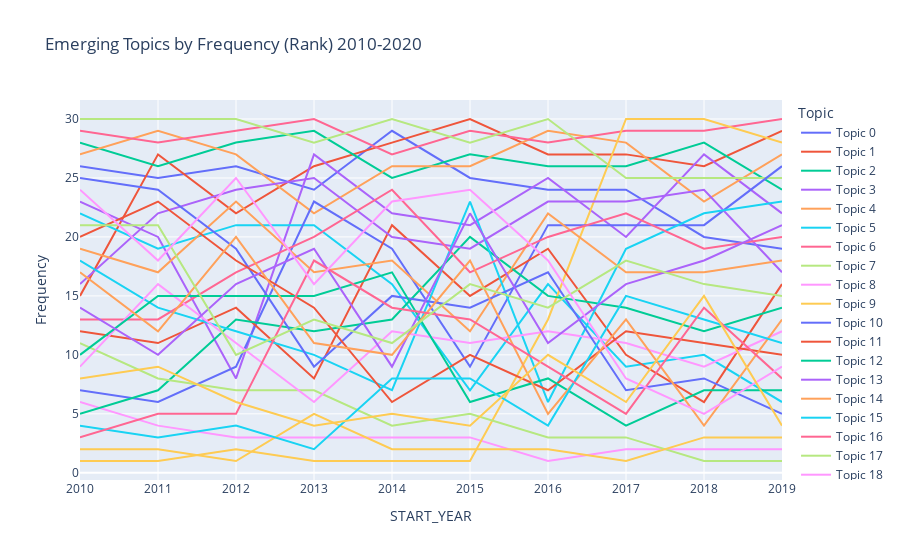

The cell this chart's notebook holds for it:
### Code cell
import plotly.express as px

rankfig = px.line(df2010 , x="START_YEAR", y="Frequency",color = "Topic", title='Emerging Topics by Frequency (Rank) 2010-2020')
rankfig.show()
#5 is a more prevalent topic while 1 is the lowest <- need to figure out since it's counter-intuitve rn

### Figure 1 — Plotly figure (JSON) as saved in the notebook; plotly's stock layout.template omitted (floating-point values rounded to 4 significant figures)
{"data": [{"hovertemplate": "Topic=Topic 0<br>START_YEAR=%{x}<br>Frequency=%{y}<extra></extra>", "legendgroup": "Topic 0", "line": {"color": "#636efa", "dash": "solid"}, "mode": "lines", "name": "Topic 0", "orientation": "v", "showlegend": true, "type": "scatter", "x": [2010, 2011, 2012, 2013, 2014, 2015, 2016, 2017, 2018, 2019], "xaxis": "x", "y": [26, 25, 26, 24, 29, 25, 24, 24, 20, 19], "yaxis": "y"}, {"hovertemplate": "Topic=Topic 1<br>START_YEAR=%{x}<br>Frequency=%{y}<extra></extra>", "legendgroup": "Topic 1", "line": {"color": "#EF553B", "dash": "solid"}, "mode": "lines", "name": "Topic 1", "orientation": "v", "showlegend": true, "type": "scatter", "x": [2010, 2011, 2012, 2013, 2014, 2015, 2016, 2017, 2018, 2019], "xaxis": "x", "y": [15, 27, 22, 26, 28, 30, 27, 27, 26, 29], "yaxis": "y"}, {"hovertemplate": "Topic=Topic 2<br>START_YEAR=%{x}<br>Frequency=%{y}<extra></extra>", "legendgroup": "Topic 2", "line": {"color": "#00cc96", "dash": "solid"}, "mode": "lines", "name": "Topic 2", "orientation": "v", "showlegend": true, "type": "scatter", "x": [2010, 2011, 2012, 2013, 2014, 2015, 2016, 2017, 2018, 2019], "xaxis": "x", "y": [28, 26, 28, 29, 25, 27, 26, 26, 28, 24], "yaxis": "y"}, {"hovertemplate": "Topic=Topic 3<br>START_YEAR=%{x}<br>Frequency=%{y}<extra></extra>", "legendgroup": "Topic 3", "line": {"color": "#ab63fa", "dash": "solid"}, "mode": "lines", "name": "Topic 3", "orientation": "v", "showlegend": true, "type": "scatter", "x": [2010, 2011, 2012, 2013, 2014, 2015, 2016, 2017, 2018, 2019], "xaxis": "x", "y": [23, 20, 8, 27, 22, 21, 25, 20, 27, 22], "yaxis": "y"}, {"hovertemplate": "Topic=Topic 4<br>START_YEAR=%{x}<br>Frequency=%{y}<extra></extra>", "legendgroup": "Topic 4", "line": {"color": "#FFA15A", "dash": "solid"}, "mode": "lines", "name": "Topic 4", "orientation": "v", "showlegend": true, "type": "scatter", "x": [2010, 2011, 2012, 2013, 2014, 2015, 2016, 2017, 2018, 2019], "xaxis": "x", "y": [27, 29, 27, 22, 26, 26, 29, 28, 23, 27], "yaxis": "y"}, {"hovertemplate": "Topic=Topic 5<br>START_YEAR=%{x}<br>Frequency=%{y}<extra></extra>", "legendgroup": "Topic 5", "line": {"color": "#19d3f3", "dash": "solid"}, "mode": "lines", "name": "Topic 5", "orientation": "v", "showlegend": true, "type": "scatter", "x": [2010, 2011, 2012, 2013, 2014, 2015, 2016, 2017, 2018, 2019], "xaxis": "x", "y": [22, 19, 21, 21, 16, 7, 16, 9, 10, 6], "yaxis": "y"}, {"hovertemplate": "Topic=Topic 6<br>START_YEAR=%{x}<br>Frequency=%{y}<extra></extra>", "legendgroup": "Topic 6", "line": {"color": "#FF6692", "dash": "solid"}, "mode": "lines", "name": "Topic 6", "orientation": "v", "showlegend": true, "type": "scatter", "x": [2010, 2011, 2012, 2013, 2014, 2015, 2016, 2017, 2018, 2019], "xaxis": "x", "y": [29, 28, 29, 30, 27, 29, 28, 29, 29, 30], "yaxis": "y"}, {"hovertemplate": "Topic=Topic 7<br>START_YEAR=%{x}<br>Frequency=%{y}<extra></extra>", "legendgroup": "Topic 7", "line": {"color": "#B6E880", "dash": "solid"}, "mode": "lines", "name": "Topic 7", "orientation": "v", "showlegend": true, "type": "scatter", "x": [2010, 2011, 2012, 2013, 2014, 2015, 2016, 2017, 2018, 2019], "xaxis": "x", "y": [30, 30, 30, 28, 30, 28, 30, 25, 25, 25], "yaxis": "y"}, {"hovertemplate": "Topic=Topic 8<br>START_YEAR=%{x}<br>Frequency=%{y}<extra></extra>", "legendgroup": "Topic 8", "line": {"color": "#FF97FF", "dash": "solid"}, "mode": "lines", "name": "Topic 8", "orientation": "v", "showlegend": true, "type": "scatter", "x": [2010, 2011, 2012, 2013, 2014, 2015, 2016, 2017, 2018, 2019], "xaxis": "x", "y": [6, 4, 3, 3, 3, 3, 1, 2, 2, 2], "yaxis": "y"}, {"hovertemplate": "Topic=Topic 9<br>START_YEAR=%{x}<br>Frequency=%{y}<extra></extra>", "legendgroup": "Topic 9", "line": {"color": "#FECB52", "dash": "solid"}, "mode": "lines", "name": "Topic 9", "orientation": "v", "showlegend": true, "type": "scatter", "x": [2010, 2011, 2012, 2013, 2014, 2015, 2016, 2017, 2018, 2019], "xaxis": "x", "y": [1, 1, 2, 1, 1, 1, 13, 30, 30, 28], "yaxis": "y"}, {"hovertemplate": "Topic=Topic 10<br>START_YEAR=%{x}<br>Frequency=%{y}<extra></extra>", "legendgroup": "Topic 10", "line": {"color": "#636efa", "dash": "solid"}, "mode": "lines", "name": "Topic 10", "orientation": "v", "showlegend": true, "type": "scatter", "x": [2010, 2011, 2012, 2013, 2014, 2015, 2016, 2017, 2018, 2019], "xaxis": "x", "y": [7, 6, 9, 23, 19, 9, 21, 21, 21, 26], "yaxis": "y"}, {"hovertemplate": "Topic=Topic 11<br>START_YEAR=%{x}<br>Frequency=%{y}<extra></extra>", "legendgroup": "Topic 11", "line": {"color": "#EF553B", "dash": "solid"}, "mode": "lines", "name": "Topic 11", "orientation": "v", "showlegend": true, "type": "scatter", "x": [2010, 2011, 2012, 2013, 2014, 2015, 2016, 2017, 2018, 2019], "xaxis": "x", "y": [12, 11, 14, 8, 21, 15, 19, 10, 6, 16], "yaxis": "y"}, {"hovertemplate": "Topic=Topic 12<br>START_YEAR=%{x}<br>Frequency=%{y}<extra></extra>", "legendgroup": "Topic 12", "line": {"color": "#00cc96", "dash": "solid"}, "mode": "lines", "name": "Topic 12", "orientation": "v", "showlegend": true, "type": "scatter", "x": [2010, 2011, 2012, 2013, 2014, 2015, 2016, 2017, 2018, 2019], "xaxis": "x", "y": [5, 7, 13, 12, 13, 20, 15, 14, 12, 14], "yaxis": "y"}, {"hovertemplate": "Topic=Topic 13<br>START_YEAR=%{x}<br>Frequency=%{y}<extra></extra>", "legendgroup": "Topic 13", "line": {"color": "#ab63fa", "dash": "solid"}, "mode": "lines", "name": "Topic 13", "orientation": "v", "showlegend": true, "type": "scatter", "x": [2010, 2011, 2012, 2013, 2014, 2015, 2016, 2017, 2018, 2019], "xaxis": "x", "y": [16, 22, 24, 25, 20, 19, 23, 23, 24, 17], "yaxis": "y"}, {"hovertemplate": "Topic=Topic 14<br>START_YEAR=%{x}<br>Frequency=%{y}<extra></extra>", "legendgroup": "Topic 14", "line": {"color": "#FFA15A", "dash": "solid"}, "mode": "lines", "name": "Topic 14", "orientation": "v", "showlegend": true, "type": "scatter", "x": [2010, 2011, 2012, 2013, 2014, 2015, 2016, 2017, 2018, 2019], "xaxis": "x", "y": [19, 17, 23, 17, 18, 12, 22, 17, 17, 18], "yaxis": "y"}, {"hovertemplate": "Topic=Topic 15<br>START_YEAR=%{x}<br>Frequency=%{y}<extra></extra>", "legendgroup": "Topic 15", "line": {"color": "#19d3f3", "dash": "solid"}, "mode": "lines", "name": "Topic 15", "orientation": "v", "showlegend": true, "type": "scatter", "x": [2010, 2011, 2012, 2013, 2014, 2015, 2016, 2017, 2018, 2019], "xaxis": "x", "y": [18, 14, 12, 10, 7, 23, 6, 19, 22, 23], "yaxis": "y"}, {"hovertemplate": "Topic=Topic 16<br>START_YEAR=%{x}<br>Frequency=%{y}<extra></extra>", "legendgroup": "Topic 16", "line": {"color": "#FF6692", "dash": "solid"}, "mode": "lines", "name": "Topic 16", "orientation": "v", "showlegend": true, "type": "scatter", "x": [2010, 2011, 2012, 2013, 2014, 2015, 2016, 2017, 2018, 2019], "xaxis": "x", "y": [13, 13, 17, 20, 24, 17, 20, 22, 19, 20], "yaxis": "y"}, {"hovertemplate": "Topic=Topic 17<br>START_YEAR=%{x}<br>Frequency=%{y}<extra></extra>", "legendgroup": "Topic 17", "line": {"color": "#B6E880", "dash": "solid"}, "mode": "lines", "name": "Topic 17", "orientation": "v", "showlegend": true, "type": "scatter", "x": [2010, 2011, 2012, 2013, 2014, 2015, 2016, 2017, 2018, 2019], "xaxis": "x", "y": [11, 8, 7, 7, 4, 5, 3, 3, 1, 1], "yaxis": "y"}, {"hovertemplate": "Topic=Topic 18<br>START_YEAR=%{x}<br>Frequency=%{y}<extra></extra>", "legendgroup": "Topic 18", "line": {"color": "#FF97FF", "dash": "solid"}, "mode": "lines", "name": "Topic 18", "orientation": "v", "showlegend": true, "type": "scatter", "x": [2010, 2011, 2012, 2013, 2014, 2015, 2016, 2017, 2018, 2019], "xaxis": "x", "y": [9, 16, 11, 6, 12, 11, 12, 11, 9, 12], "yaxis": "y"}, {"hovertemplate": "Topic=Topic 19<br>START_YEAR=%{x}<br>Frequency=%{y}<extra></extra>", "legendgroup": "Topic 19", "line": {"color": "#FECB52", "dash": "solid"}, "mode": "lines", "name": "Topic 19", "orientation": "v", "showlegend": true, "type": "scatter", "x": [2010, 2011, 2012, 2013, 2014, 2015, 2016, 2017, 2018, 2019], "xaxis": "x", "y": [2, 2, 1, 5, 2, 2, 2, 1, 3, 3], "yaxis": "y"}, {"hovertemplate": "Topic=Topic 20<br>START_YEAR=%{x}<br>Frequency=%{y}<extra></extra>", "legendgroup": "Topic 20", "line": {"color": "#636efa", "dash": "solid"}, "mode": "lines", "name": "Topic 20", "orientation": "v", "showlegend": true, "type": "scatter", "x": [2010, 2011, 2012, 2013, 2014, 2015, 2016, 2017, 2018, 2019], "xaxis": "x", "y": [25, 24, 19, 9, 15, 14, 17, 7, 8, 5], "yaxis": "y"}, {"hovertemplate": "Topic=Topic 21<br>START_YEAR=%{x}<br>Frequency=%{y}<extra></extra>", "legendgroup": "Topic 21", "line": {"color": "#EF553B", "dash": "solid"}, "mode": "lines", "name": "Topic 21", "orientation": "v", "showlegend": true, "type": "scatter", "x": [2010, 2011, 2012, 2013, 2014, 2015, 2016, 2017, 2018, 2019], "xaxis": "x", "y": [20, 23, 18, 14, 6, 10, 7, 12, 11, 10], "yaxis": "y"}, {"hovertemplate": "Topic=Topic 22<br>START_YEAR=%{x}<br>Frequency=%{y}<extra></extra>", "legendgroup": "Topic 22", "line": {"color": "#00cc96", "dash": "solid"}, "mode": "lines", "name": "Topic 22", "orientation": "v", "showlegend": true, "type": "scatter", "x": [2010, 2011, 2012, 2013, 2014, 2015, 2016, 2017, 2018, 2019], "xaxis": "x", "y": [10, 15, 15, 15, 17, 6, 8, 4, 7, 7], "yaxis": "y"}, {"hovertemplate": "Topic=Topic 23<br>START_YEAR=%{x}<br>Frequency=%{y}<extra></extra>", "legendgroup": "Topic 23", "line": {"color": "#ab63fa", "dash": "solid"}, "mode": "lines", "name": "Topic 23", "orientation": "v", "showlegend": true, "type": "scatter", "x": [2010, 2011, 2012, 2013, 2014, 2015, 2016, 2017, 2018, 2019], "xaxis": "x", "y": [14, 10, 16, 19, 9, 22, 11, 16, 18, 21], "yaxis": "y"}, {"hovertemplate": "Topic=Topic 24<br>START_YEAR=%{x}<br>Frequency=%{y}<extra></extra>", "legendgroup": "Topic 24", "line": {"color": "#FFA15A", "dash": "solid"}, "mode": "lines", "name": "Topic 24", "orientation": "v", "showlegend": true, "type": "scatter", "x": [2010, 2011, 2012, 2013, 2014, 2015, 2016, 2017, 2018, 2019], "xaxis": "x", "y": [17, 12, 20, 11, 10, 18, 5, 13, 4, 13], "yaxis": "y"}, {"hovertemplate": "Topic=Topic 25<br>START_YEAR=%{x}<br>Frequency=%{y}<extra></extra>", "legendgroup": "Topic 25", "line": {"color": "#19d3f3", "dash": "solid"}, "mode": "lines", "name": "Topic 25", "orientation": "v", "showlegend": true, "type": "scatter", "x": [2010, 2011, 2012, 2013, 2014, 2015, 2016, 2017, 2018, 2019], "xaxis": "x", "y": [4, 3, 4, 2, 8, 8, 4, 15, 13, 11], "yaxis": "y"}, {"hovertemplate": "Topic=Topic 26<br>START_YEAR=%{x}<br>Frequency=%{y}<extra></extra>", "legendgroup": "Topic 26", "line": {"color": "#FF6692", "dash": "solid"}, "mode": "lines", "name": "Topic 26", "orientation": "v", "showlegend": true, "type": "scatter", "x": [2010, 2011, 2012, 2013, 2014, 2015, 2016, 2017, 2018, 2019], "xaxis": "x", "y": [3, 5, 5, 18, 14, 13, 9, 5, 14, 8], "yaxis": "y"}, {"hovertemplate": "Topic=Topic 27<br>START_YEAR=%{x}<br>Frequency=%{y}<extra></extra>", "legendgroup": "Topic 27", "line": {"color": "#B6E880", "dash": "solid"}, "mode": "lines", "name": "Topic 27", "orientation": "v", "showlegend": true, "type": "scatter", "x": [2010, 2011, 2012, 2013, 2014, 2015, 2016, 2017, 2018, 2019], "xaxis": "x", "y": [21, 21, 10, 13, 11, 16, 14, 18, 16, 15], "yaxis": "y"}, {"hovertemplate": "Topic=Topic 28<br>START_YEAR=%{x}<br>Frequency=%{y}<extra></extra>", "legendgroup": "Topic 28", "line": {"color": "#FF97FF", "dash": "solid"}, "mode": "lines", "name": "Topic 28", "orientation": "v", "showlegend": true, "type": "scatter", "x": [2010, 2011, 2012, 2013, 2014, 2015, 2016, 2017, 2018, 2019], "xaxis": "x", "y": [24, 18, 25, 16, 23, 24, 18, 8, 5, 9], "yaxis": "y"}, {"hovertemplate": "Topic=Topic 29<br>START_YEAR=%{x}<br>Frequency=%{y}<extra></extra>", "legendgroup": "Topic 29", "line": {"color": "#FECB52", "dash": "solid"}, "mode": "lines", "name": "Topic 29", "orientation": "v", "showlegend": true, "type": "scatter", "x": [2010, 2011, 2012, 2013, 2014, 2015, 2016, 2017, 2018, 2019], "xaxis": "x", "y": [8, 9, 6, 4, 5, 4, 10, 6, 15, 4], "yaxis": "y"}], "layout": {"autosize": true, "legend": {"title": {"text": "Topic"}, "tracegroupgap": 0}, "title": {"text": "Emerging Topics by Frequency (Rank) 2010-2020"}, "xaxis": {"anchor": "y", "autorange": true, "domain": [0, 1], "range": [2010, 2019], "title": {"text": "START_YEAR"}, "type": "linear"}, "yaxis": {"anchor": "x", "autorange": true, "domain": [0, 1], "range": [-0.6111, 31.61], "title": {"text": "Frequency"}, "type": "linear"}}}
